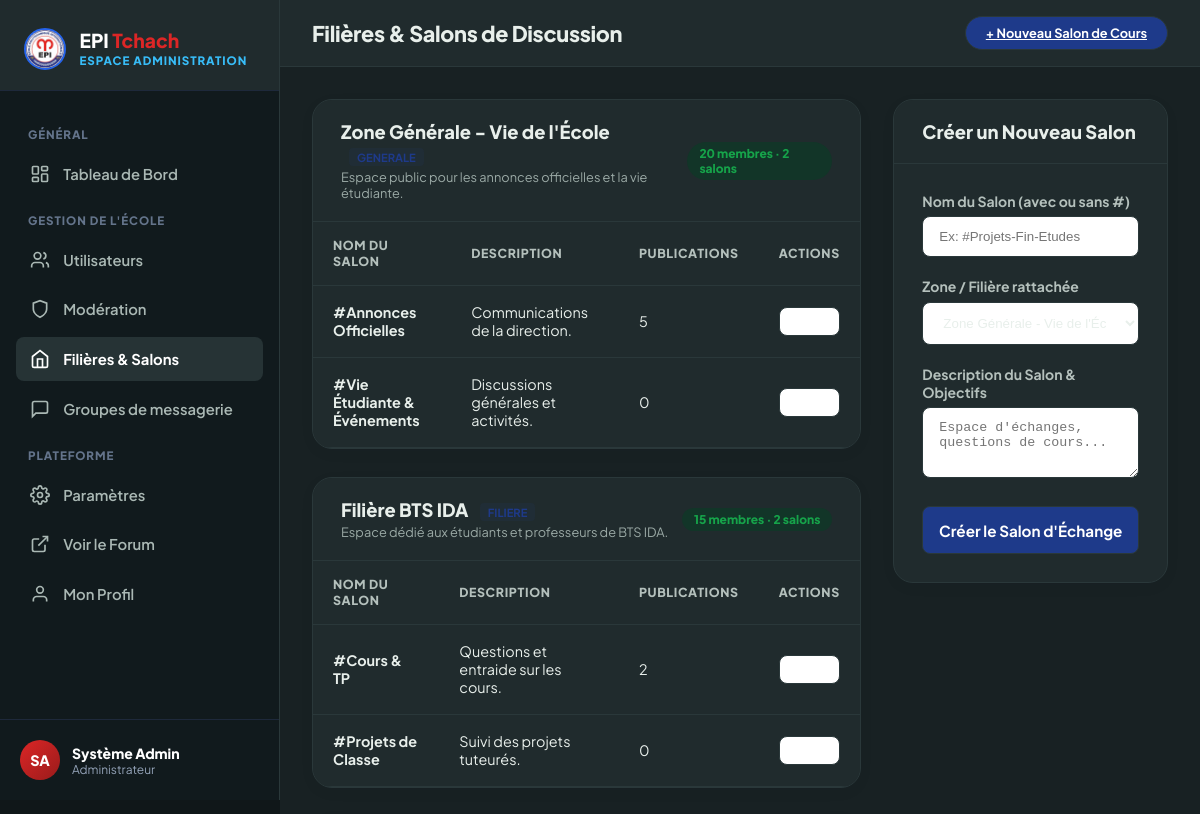
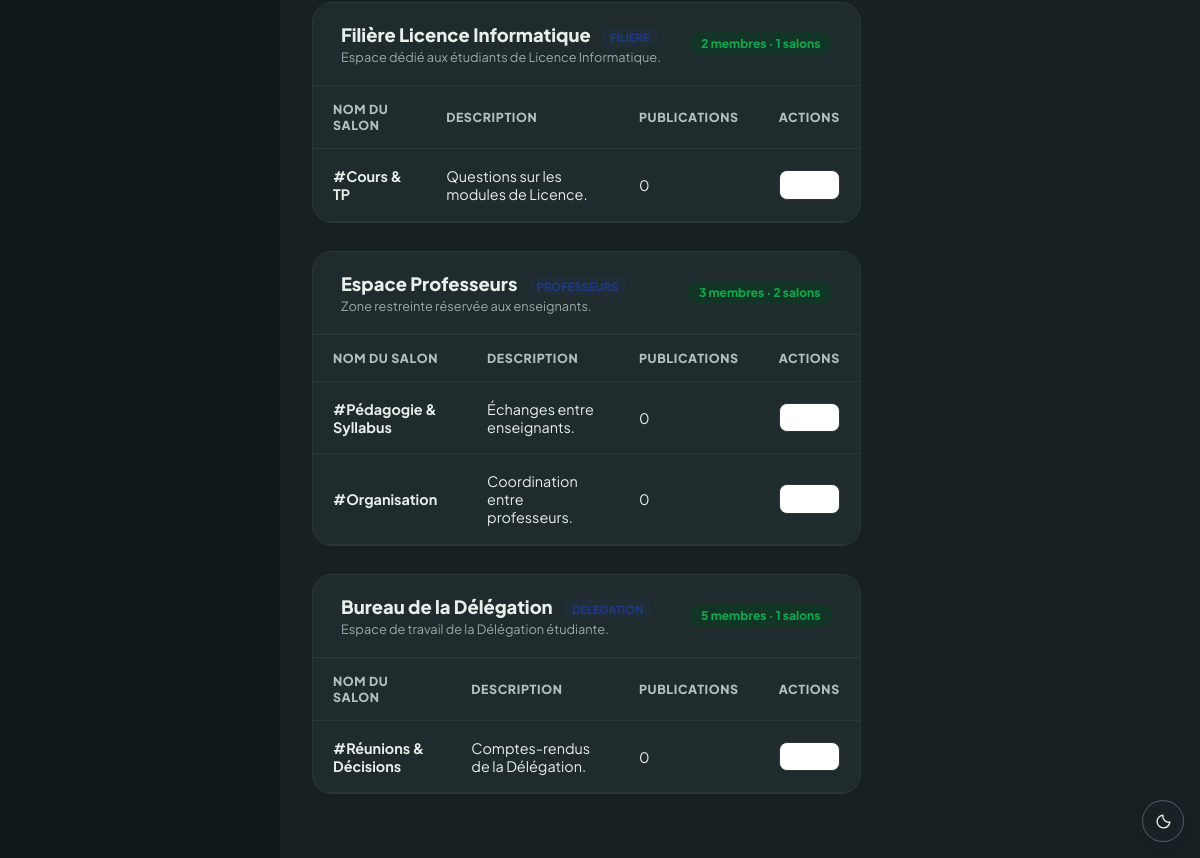
Before: /admin/categories (signed in) with the older database file (2 pictures, top to bottom).
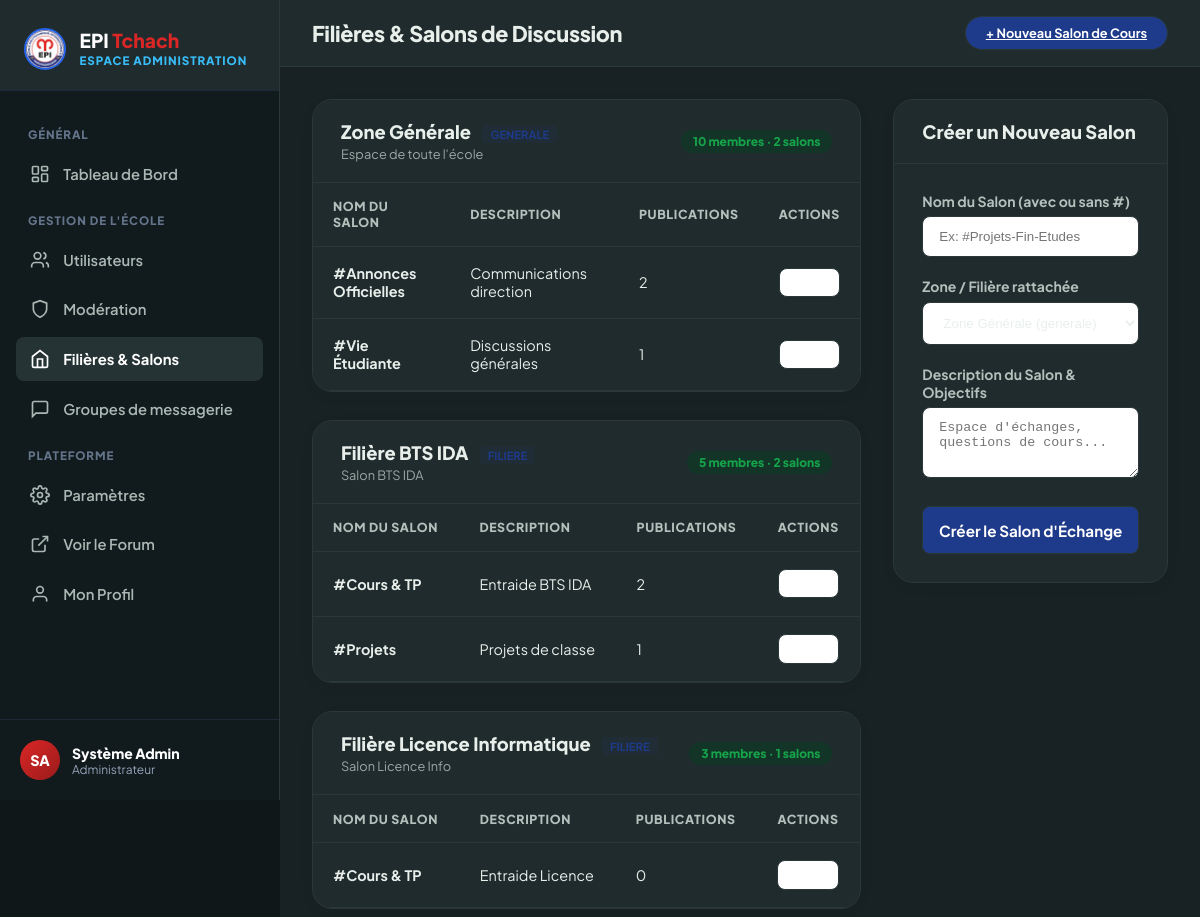
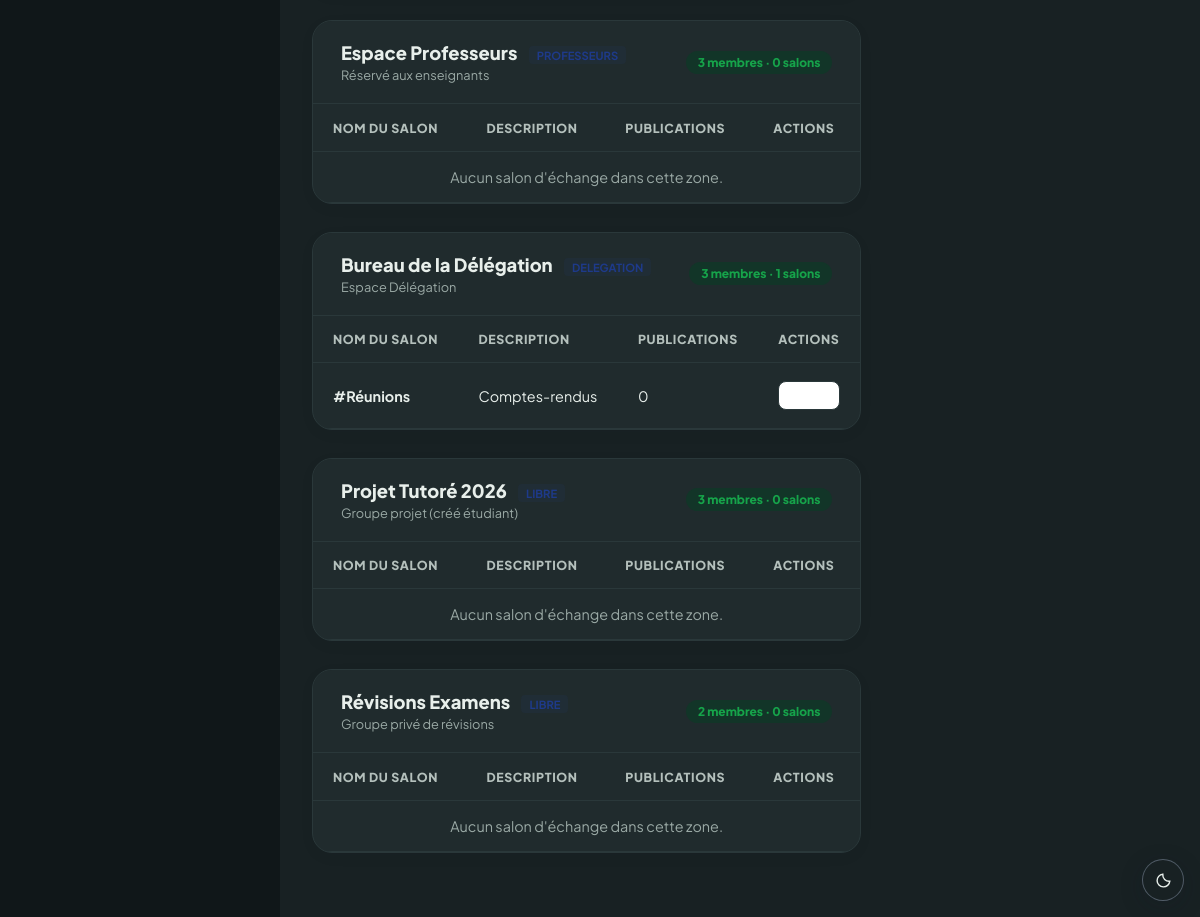
After: the same page with the newer database file (2 pictures, top to bottom).
### tables this page shows
CREATE TABLE zones (
    id              INT UNSIGNED AUTO_INCREMENT PRIMARY KEY,
    nom             VARCHAR(150) NOT NULL,
    type_zone       ENUM('generale','filiere','professeurs','delegation','libre') NOT NULL DEFAULT 'libre',
    visibilite      ENUM('public','prive') NOT NULL DEFAULT 'public',
    est_generale    BOOLEAN NOT NULL DEFAULT FALSE,
    description     TEXT DEFAULT NULL,
    createur_id     INT UNSIGNED DEFAULT NULL,
    est_active      BOOLEAN NOT NULL DEFAULT TRUE,
    date_creation   DATETIME NOT NULL DEFAULT CURRENT_TIMESTAMP,
    FOREIGN KEY (createur_id) REFERENCES utilisateurs(id) ON DELETE SET NULL
);

CREATE TABLE categories (
    id          INT UNSIGNED AUTO_INCREMENT PRIMARY KEY,
    zone_id     INT UNSIGNED NOT NULL,
    nom         VARCHAR(150) NOT NULL,
    slug        VARCHAR(150) NOT NULL,
    description TEXT DEFAULT NULL,
    ordre       INT NOT NULL DEFAULT 0,
    est_active  BOOLEAN NOT NULL DEFAULT TRUE,
    FOREIGN KEY (zone_id) REFERENCES zones(id) ON DELETE CASCADE,
    UNIQUE KEY uq_slug_zone (zone_id, slug)
);

### app/Controllers/Admin/AdminController.php (called while the page is built, shortened)
<?php
if (defined('ROOT_PATH')) {
    require_once ROOT_PATH . '/app/Models/Salon/Salon.php';
}
class AdminController {
    private Salon $salonModel;
    public function __construct() {
        $this->adminModel = new Admin();
        $pdo = method_exists($this->adminModel, 'getPdo') ? $this->adminModel->getPdo() : null;
        $this->salonModel = new Salon($pdo);
    }
    public function categories(): void {
        global $baseUrl, $base, $assetBase, $asset;
        $zones = $this->salonModel->getZonesWithCategories();
        require_once ROOT_PATH . '/resources/views/desktop/admin/categories.php';
    }
}

### app/Routing/Router.php (called while the page is built, shortened)
<?php
final class Router
{
    public function dispatch(string $path, string $method = 'GET'): void
    {
        $route = trim((string)(parse_url($path, PHP_URL_PATH) ?? ''), '/');
        $definition = $this->routes[$route] ?? null;
        $action = (string)$definition['method'];
        $handler = new $controller();
        $handler->{$action}();
    }
}

### index.php (called while the page is built, shortened)
<?php
require_once __DIR__ . '/app/Bootstrap.php';
$fullRoute = getRequestedRoute();
$routes = require ROOT_PATH . '/routes/web.php';
(new Router($routes))->dispatch(
    $fullRoute,
    (string)($_SERVER['REQUEST_METHOD'] ?? 'GET')
);
exit;

### app/Bootstrap.php (called while the page is built, shortened)
<?php
require_once ROOT_PATH . '/app/Routing/Router.php';
$scriptName = str_replace('\\', '/', $_SERVER['SCRIPT_NAME'] ?? '');
$scriptDir = rtrim(dirname($scriptName), '/\\');
$isPublicEntry = substr($scriptDir, -7) === '/public';
if ($isPublicEntry) {
    $projectBase = substr($scriptDir, 0, -7);
    $baseUrl = $scriptDir;
    $assetBase = $projectBase . '/public/assets';
} else {
    $projectBase = ($scriptDir === '' || $scriptDir === '.' || $scriptDir === '/') ? '' : $scriptDir;
    $baseUrl = $projectBase;
    $assetBase = ($projectBase !== '' ? $projectBase : '') . '/public/assets';
}

### app/Models/Salon/Salon.php (called while the page is built, shortened)
<?php
class Salon {
    private ?PDO $pdo;
    public function __construct(?PDO $pdo = null) {
        if ($pdo !== null) {
            $this->pdo = $pdo;
        }
    }
    public function getZonesWithCategories(): array {
        $zonesStmt = $this->pdo->query("
            SELECT z.*,
                   (SELECT COUNT(*) FROM appartenance_zones WHERE zone_id = z.id) as membres_count,
                   (SELECT COUNT(*) FROM categories WHERE zone_id = z.id) as categories_count
            FROM zones z
            ORDER BY z.type_zone ASC, z.nom ASC
        ");
        $zones = $zonesStmt ? $zonesStmt->fetchAll() : [];
        foreach ($zones as &$zone) {
            $catStmt = $this->pdo->prepare("
                SELECT c.*,
                       (SELECT COUNT(*) FROM publications WHERE categorie_id = c.id) as publications_count
                FROM categories c
                WHERE c.zone_id = :zone_id
                ORDER BY c.ordre ASC, c.nom ASC
            ");
            $catStmt->execute(['zone_id' => $zone['id']]);
            $zone['categories'] = $catStmt->fetchAll();
        }
        return $zones;
    }
}

### resources/views/desktop/partials/admin-sidebar.php (called while the page is built, shortened)
<?php
$base = isset($baseUrl) ? $baseUrl : '';
?>

### resources/views/desktop/admin/categories.php (the view, shortened to what the changed rows need)
<?php
$base = isset($baseUrl) ? $baseUrl : '';
$asset = isset($assetBase) ? $assetBase : (isset($baseUrl) ? $baseUrl . '/public/assets' : '/public/assets');
$zones = isset($zones) ? $zones : [];
?>
<!DOCTYPE html>
<html lang="fr">
<head>
  <link rel="stylesheet" href="<?= $asset ?>/css/desktop/admin.css" />
  <?php include ROOT_PATH . '/resources/views/partials/theme-head.php'; ?>
</head>
<body data-base-url="<?= htmlspecialchars($base, ENT_QUOTES, 'UTF-8') ?>">
  <div class="admin-wrapper">
    <?php include ROOT_PATH . '/resources/views/desktop/partials/admin-sidebar.php'; ?>
    <main class="admin-main-area">
      <header class="admin-topbar">
        <div class="topbar-left">
          <h1 class="page-title">Filières & Salons de Discussion</h1>
        </div>
      </header>
      <div class="admin-content">
        <div class="admin-section-grid" style="grid-template-columns: 2fr 1fr; gap: 2rem;">
          <div style="display:flex; flex-direction:column; gap:1.75rem;">
            <?php if (empty($zones)): ?>
              <div class="admin-card" style="text-align:center; padding:2.5rem; color:var(--admin-muted);">
                <p style="font-weight:600; font-size:1rem;">Aucune zone ou filière enregistrée pour le moment.</p>
                <span style="font-size:0.85rem;">Utilisez le formulaire à droite pour créer votre premier salon.</span>
              </div>
            <?php else: ?>
              <?php foreach ($zones as $zone): ?>
                <div class="admin-card">
                  <div class="card-header-flex">
                    <div>
                      <h2 class="card-title">
                        <?= htmlspecialchars($zone['nom']) ?>
                        <span style="font-size:0.7rem; font-weight:700; padding:2px 8px; background:rgba(30,58,138,0.1); color:var(--admin-primary); border-radius:4px; text-transform:uppercase; margin-left:0.5rem;">
                        </span>
                      </h2>
                      <p style="font-size:0.8rem; color:var(--admin-muted); margin-top:0.2rem;"><?= htmlspecialchars($zone['description'] ?? 'Espace d\'échanges officiel') ?></p>
                    </div>
                    <span class="status-pill status-active"><?= (int)($zone['membres_count'] ?? 0) ?> membres · <?= (int)($zone['categories_count'] ?? 0) ?> salons</span>
                  </div>
                  <div class="table-responsive">
                    <table class="admin-table">
                      <thead>
                        <tr>
                          <th>Nom du Salon</th>
                          <th>Description</th>
                          <th>Publications</th>
                          <th>Actions</th>
                        </tr>
                      </thead>
                      <tbody>
                        <?php if (empty($zone['categories'])): ?>
                          <tr>
                            <td colspan="4" style="text-align:center; color:var(--admin-muted); padding:1rem;">Aucun salon d'échange dans cette zone.</td>
                          </tr>
                        <?php else: ?>
                          <?php foreach ($zone['categories'] as $cat): ?>
                            <tr>
                              <td><strong>#<?= htmlspecialchars($cat['nom']) ?></strong></td>
                              <td><?= htmlspecialchars($cat['description'] ?? 'Aucune description') ?></td>
                              <td><?= number_format((int)($cat['publications_count'] ?? 0), 0, ',', ' ') ?></td>
                              <td>
                                <button type="button" class="btn-table-action" onclick="alert('Salon #<?= htmlspecialchars($cat['nom']) ?> (ID: <?= (int)$cat['id'] ?>)');">Gérer</button>
                              </td>
                            </tr>
                          <?php endforeach; ?>
                        <?php endif; ?>
                      </tbody>
                    </table>
                  </div>
                </div>
              <?php endforeach; ?>
            <?php endif; ?>
          </div>
          <div>
            <div class="admin-card" id="nouveau-salon">
              <div class="card-header-flex">
                <h2 class="card-title">Créer un Nouveau Salon</h2>
              </div>
              <div class="card-body">
                <form id="newChannelForm" action="<?= $base ?>/admin/categories/create-category" method="POST" style="display:flex; flex-direction:column; gap:1.25rem;">
                  <div>
                    <label style="display:block; font-size:0.875rem; font-weight:700; margin-bottom:0.4rem;" for="salonZoneSelect">Zone / Filière rattachée</label>
                    <select id="salonZoneSelect" name="zone_id" class="search-box" style="width:100%; border-radius:var(--radius-sm); border:1.5px solid var(--admin-border); background:#ffffff; padding:0.75rem 1rem;">
                      <?php if (!empty($zones)): ?>
                        <?php foreach ($zones as $z): ?>
                          <option value="<?= (int)$z['id'] ?>"><?= htmlspecialchars($z['nom']) ?> (<?= htmlspecialchars($z['type_zone']) ?>)</option>
                        <?php endforeach; ?>
                      <?php endif; ?>
                    </select>
                  </div>
                </form>
              </div>
            </div>
          </div>
        </div>
      </div>
    </main>
  </div>
</body>
</html>

Changed rows visible on the page:
removed categories: nom "Pédagogie & Syllabus", description "Échanges entre enseignants.", publications_count "0", shown under zones "Espace Professeurs"
removed categories: nom "Organisation", description "Coordination entre professeurs.", publications_count "0", shown under zones "Espace Professeurs"
removed categories: nom "Réunions & Décisions", description "Comptes-rendus de la Délégation.", publications_count "0", shown under zones "Bureau de la Délégation"
changed zones: nom "Zone Générale - Vie de l'École" → "Zone Générale"; description "Espace public pour les annonces officielles et la vie étudiante." → "Espace de toute l'école"; membres_count "20" → "10"
changed categories "Annonces Officielles": description "Communications de la direction." → "Communications direction"; publications_count "5" → "2"
changed categories: nom "Vie Étudiante & Événements" → "Vie Étudiante"; description "Discussions générales et activités." → "Discussions générales"; publications_count "0" → "1"
changed zones "Filière BTS IDA": description "Espace dédié aux étudiants et professeurs de BTS IDA." → "Salon BTS IDA"; membres_count "15" → "5"
changed categories: description "Questions et entraide sur les cours." → "Entraide BTS IDA"
changed categories: nom "Projets de Classe" → "Projets"; description "Suivi des projets tuteurés." → "Projets de classe"; publications_count "0" → "1"
changed zones "Filière Licence Informatique": description "Espace dédié aux étudiants de Licence Informatique." → "Salon Licence Info"; membres_count "2" → "3"
changed categories: description "Questions sur les modules de Licence." → "Entraide Licence"
changed zones "Espace Professeurs": description "Zone restreinte réservée aux enseignants." → "Réservé aux enseignants"; categories_count "2" → "0"; now shows "Aucun salon d'échange dans cette zone."
changed zones "Bureau de la Délégation": description "Espace de travail de la Délégation étudiante." → "Espace Délégation"; membres_count "5" → "3"
added categories: nom "Réunions", description "Comptes-rendus", publications_count "0", shown under zones "Bureau de la Délégation"
added zones: nom "Projet Tutoré 2026", description "Groupe projet (créé étudiant)", membres_count "3", categories_count "0", shows "Aucun salon d'échange dans cette zone."
added zones: nom "Révisions Examens", description "Groupe privé de révisions", membres_count "2", categories_count "0", shows "Aucun salon d'échange dans cette zone."
Other visible differences:
form field zone_id: "Zone Générale - Vie de l'École (generale)" → "Zone Générale (generale)"
